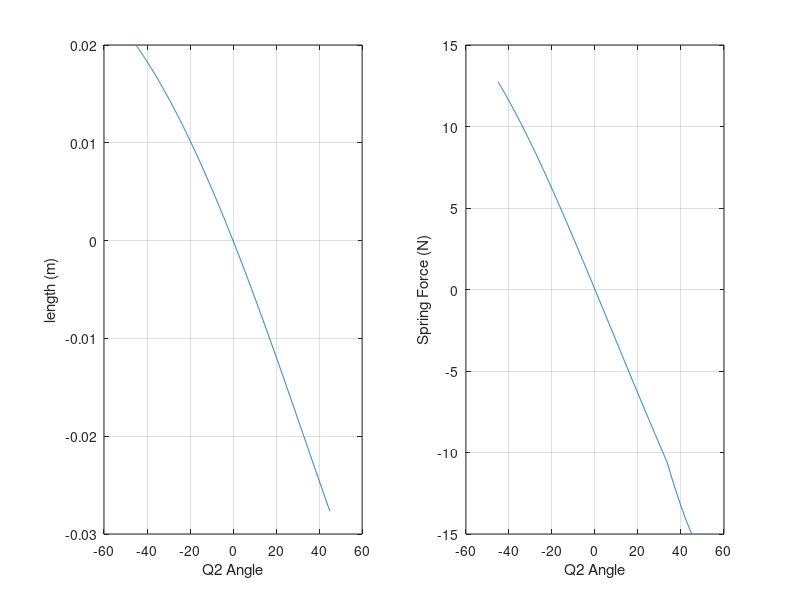

The MATLAB script that drew this image:
%% Graphing spring equations
% by erick nunez

%% clear
clear; clc; close all;

%% Known Variables
Ks = 8231; % N/m
Xo = 0.127; % m (5")
Xi = 0.16002; % m (6.3")
q2 = -45:0.1:45; % range of q2 in degs
sideA = 0.066; % m
sideB = 0.0365; % m
measuredFsi = 15;

%% Calculated Variables
alpha = 90 - q2;
L = sqrt(sideA^2 + sideB^2 - 2 * sideA * sideB * cosd(alpha));
Li = sqrt(sideA^2 + sideB^2);
beta = asind((sideA./L) .* sind(alpha));
betaI = asind((sideA./Li) * sind(90));
Fzi = Ks *  (Xi-Xo) * sind(betaI);
scalingFactor = measuredFsi/Fzi;
Fz = 0.07 * ((Ks * (L-Li + Xi-Xo) .* sind(beta - q2)) - Fzi); 

%% plot
subplot(1,2,1)
plot(q2,L-Li); grid on;
xlabel('Q2 Angle');
ylabel('length (m)');

subplot(1,2,2)
plot(q2,Fz); grid on;
xlabel('Q2 Angle');
ylabel('Spring Force (N)');